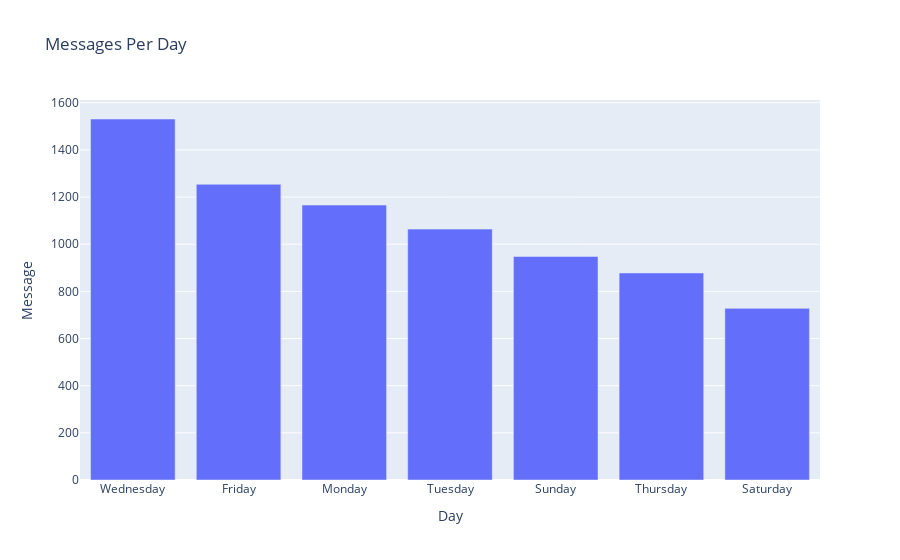

This figure's notebook cell:
### Code cell
df_day = df.groupby('Day').agg({'Message':'count'}).sort_values(by='Message',ascending=False).reset_index()
fig = px.bar(df_day, x='Day', y='Message',title='Messages Per Day')
fig.show()

### Figure 1 — Plotly figure (JSON) as saved in the notebook; plotly's stock layout.template omitted (floating-point values rounded to 4 significant figures)
{"data": [{"alignmentgroup": "True", "hovertemplate": "Day=%{x}<br>Message=%{y}<extra></extra>", "legendgroup": "", "marker": {"color": "#636efa", "pattern": {"shape": ""}}, "name": "", "offsetgroup": "", "orientation": "v", "showlegend": false, "textposition": "auto", "type": "bar", "x": ["Wednesday", "Friday", "Monday", "Tuesday", "Sunday", "Thursday", "Saturday"], "xaxis": "x", "y": [1531, 1254, 1166, 1064, 948, 878, 728], "yaxis": "y"}], "layout": {"barmode": "relative", "legend": {"tracegroupgap": 0}, "title": {"text": "Messages Per Day"}, "xaxis": {"anchor": "y", "domain": [0, 1], "title": {"text": "Day"}}, "yaxis": {"anchor": "x", "domain": [0, 1], "title": {"text": "Message"}}}}
